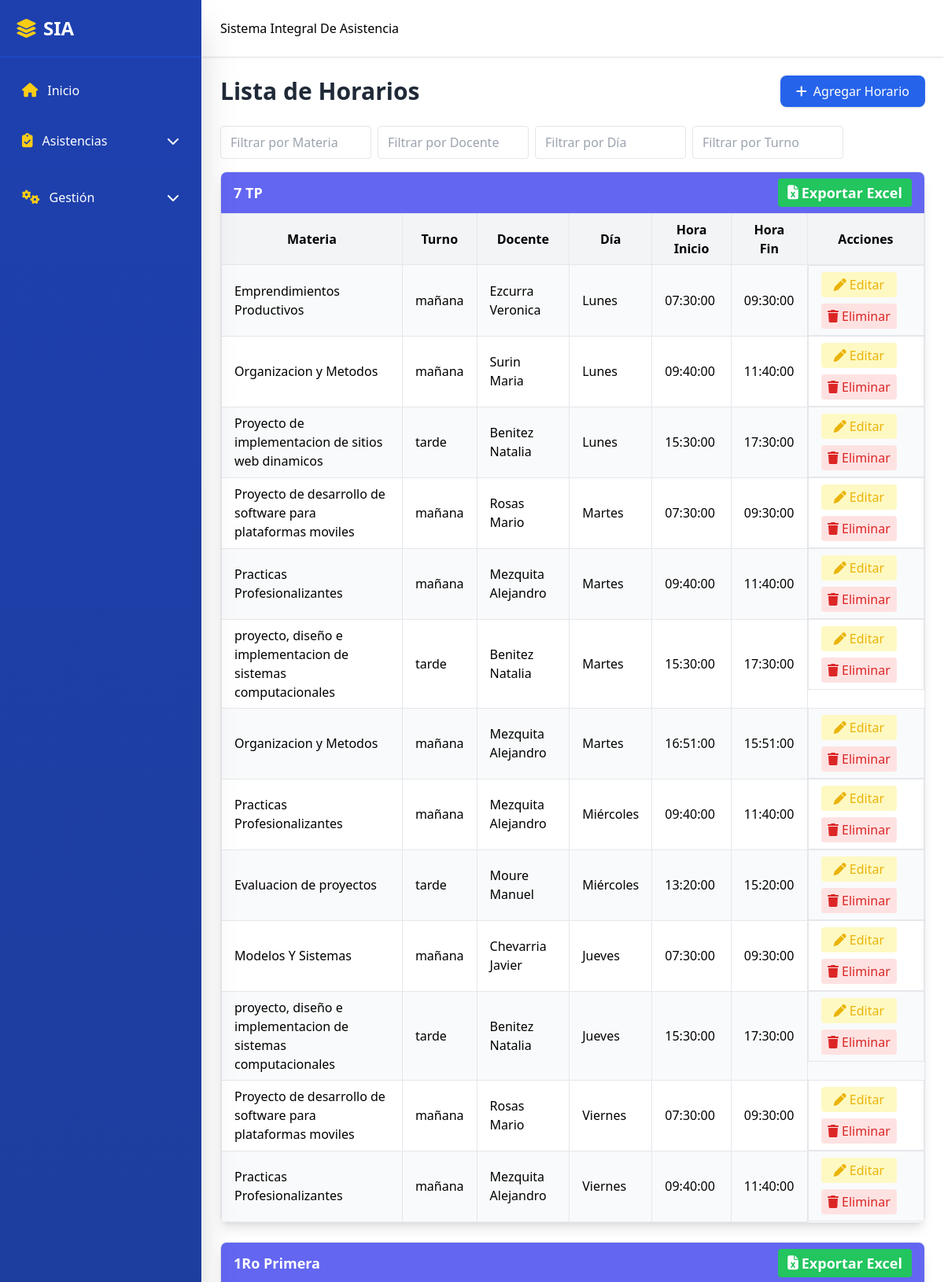
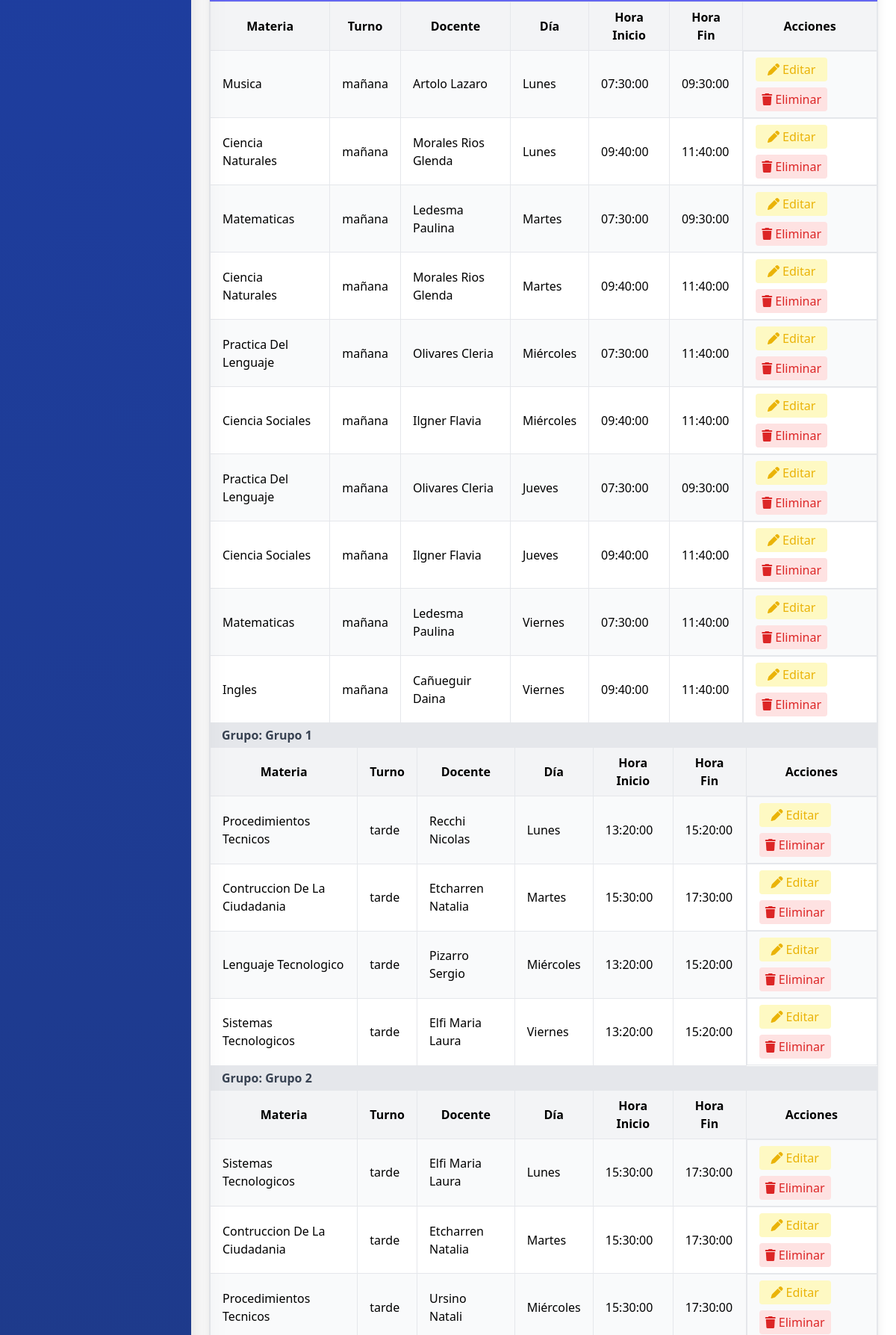
Page /schedules.php (upper part) on the committed database (2 pictures, top to bottom).
### tables this page shows
CREATE TABLE `schedules` (
  `schedule_id` int(11) NOT NULL,
  `course_id` int(11) NOT NULL,
  `subject_id` int(11) NOT NULL,
  `teacher_id` int(11) NOT NULL,
  `weekday` enum('monday','tuesday','wednesday','thursday','friday','saturday') NOT NULL,
  `start_time` time NOT NULL,
  `end_time` time NOT NULL,
  `group_id` int(11) DEFAULT NULL
);

CREATE TABLE `subjects` (
  `subject_id` int(11) NOT NULL,
  `name` varchar(100) NOT NULL,
  `description` text DEFAULT NULL,
  `course_id` int(11) DEFAULT NULL,
  `turno` enum('mañana','tarde') NOT NULL
);

CREATE TABLE `teachers` (
  `teacher_id` int(11) NOT NULL,
  `user_id` int(11) DEFAULT NULL,
  `first_name` varchar(50) NOT NULL,
  `last_name` varchar(50) NOT NULL
);

CREATE TABLE `courses` (
  `course_id` int(11) NOT NULL,
  `name` varchar(100) NOT NULL,
  `description` text DEFAULT NULL,
  `technical_degree` varchar(50) DEFAULT NULL
);

### schedules.php (the view, shortened to what this page needs)
<?php
include 'includes/header.php';
include 'includes/sidebar.php';
include 'includes/navbar.php';
include 'includes/conn.php';
?>
<div class="flex-1 md:ml-64 transition-all duration-300">
  <br><br><br>
  <main class="pt-20 p-4 md:p-6">
    <div class="flex flex-col md:flex-row justify-between items-start md:items-center mb-6 gap-3 md:gap-0">
      <h1 class="text-3xl font-bold text-gray-800">Lista de Horarios</h1>
      <a href="javascript:void(0)" onclick="openModal('addScheduleModal')" class="inline-flex items-center bg-blue-600 text-white px-5 py-2 rounded-lg shadow hover:bg-blue-700 transition w-full md:w-auto justify-center">
        <i class="fa-solid fa-plus mr-2"></i> Agregar Horario
      </a>
    </div>
    <div class="flex flex-wrap gap-2 mb-4">
      <input type="text" id="filterSubject" placeholder="Filtrar por Materia" class="px-3 py-2 border rounded w-48">
      <input type="text" id="filterTeacher" placeholder="Filtrar por Docente" class="px-3 py-2 border rounded w-48">
      <input type="text" id="filterWeekday" placeholder="Filtrar por Día" class="px-3 py-2 border rounded w-48">
      <input type="text" id="filterShift" placeholder="Filtrar por Turno" class="px-3 py-2 border rounded w-48">
    </div>
    <?php
    try {
        $sql = "SELECT sch.schedule_id,
                       c.course_id, c.name AS course_name,
                       g.group_id, g.name AS group_name,
                       sub.subject_id, sub.name AS subject_name, sub.turno AS subject_shift,
                       t.teacher_id, t.first_name AS teacher_first, t.last_name AS teacher_last,
                       sch.weekday, sch.start_time, sch.end_time
                FROM schedules sch
                LEFT JOIN courses c ON sch.course_id = c.course_id
                LEFT JOIN groups g ON sch.group_id = g.group_id
                LEFT JOIN subjects sub ON sch.subject_id = sub.subject_id
                LEFT JOIN teachers t ON sch.teacher_id = t.teacher_id
                WHERE sch.weekday != 'Saturday'
                ORDER BY c.course_id, g.group_id, sch.weekday, sch.start_time";
        $stmt = $conn->query($sql);
        $schedules = $stmt->fetchAll();
        if ($schedules) {
            $grouped = [];
            foreach ($schedules as $sch) {
                $course = $sch['course_name'];
                $group = $sch['group_name'] ?? 'general';
                $grouped[$course][$group][] = $sch;
            }
            $weekdays_es = [
                'monday'    => 'Lunes',
                'tuesday'   => 'Martes',
                'wednesday' => 'Miércoles',
                'thursday'  => 'Jueves',
                'friday'    => 'Viernes'
            ];
            foreach ($grouped as $course => $groups) {
                echo "<div class='mb-6 border rounded-lg shadow-lg overflow-hidden'>";
                echo "<div class='bg-indigo-500 text-white px-4 py-2 font-bold text-lg flex justify-between items-center'>";
                echo "<span>{$course}</span>";
                echo "<a href='export_schedule.php?course_id={$groups[array_key_first($groups)][0]['course_id']}'
                        class='bg-green-500 hover:bg-green-700 text-white px-3 py-1 rounded flex items-center'>
                        <i class='fa-solid fa-file-excel mr-1'></i> Exportar Excel
                      </a>";
                echo "</div>";
                foreach ($groups as $group_name => $courseSchedules) {
                    if ($group_name !== 'general') {
                        echo "<div class='bg-gray-200 px-4 py-1 font-semibold text-gray-700'>Grupo: {$group_name}</div>";
                    }
                    echo "<div class='overflow-x-auto'>";
                    echo "<table class='min-w-full border-collapse' id='schedulesTable'>";
                    echo "<thead class='bg-gray-100'>
                            <tr>
                              <th class='px-4 py-2 border'>Materia</th>
                              <th class='px-4 py-2 border'>Turno</th>
                              <th class='px-4 py-2 border'>Docente</th>
                              <th class='px-4 py-2 border'>Día</th>
                              <th class='px-4 py-2 border'>Hora Inicio</th>
                              <th class='px-4 py-2 border'>Hora Fin</th>
                              <th class='px-4 py-2 border'>Acciones</th>
                            </tr>
                          </thead>";
                    echo "<tbody>";
                    foreach ($courseSchedules as $i => $sch) {
                        $rowClass = $i % 2 === 0 ? 'bg-gray-50' : 'bg-white';
                        $weekday_es = $weekdays_es[strtolower($sch['weekday'])] ?? ucfirst($sch['weekday']);
                        echo "<tr class='hover:bg-gray-100 {$rowClass}'>";
                        echo "<td class='px-4 py-2 border'>{$sch['subject_name']}</td>";
                        echo "<td class='px-4 py-2 border'>{$sch['subject_shift']}</td>";
                        echo "<td class='px-4 py-2 border'>{$sch['teacher_last']}  {$sch['teacher_first']}</td>";
                        echo "<td class='px-4 py-2 border'>{$weekday_es}</td>";
                        echo "<td class='px-4 py-2 border'>{$sch['start_time']}</td>";
                        echo "<td class='px-4 py-2 border'>{$sch['end_time']}</td>";
                        echo "<td class='px-4 py-2 border flex flex-wrap gap-2'>
                                <a href='javascript:void(0)'
                                   onclick='openEditModalSchedule(".json_encode($sch).")'
                                   class='text-yellow-500 hover:text-yellow-700 bg-yellow-100 px-3 py-1 rounded flex items-center justify-center w-24'>
                                   <i class='fa-solid fa-pen mr-1'></i>Editar
                                </a>
                                <a href='schedules_back/delete_schedule.php?id={$sch['schedule_id']}'
                                   class='text-red-600 hover:text-red-800 bg-red-100 px-3 py-1 rounded flex items-center justify-center w-24'
                                   onclick=\"return confirm('¿Estás seguro de eliminar este horario?')\">
                                   <i class='fa-solid fa-trash mr-1'></i>Eliminar
                                </a>
                              </td>";
                        echo "</tr>";
                    }
                    echo "</tbody></table></div>";
                }
                echo "</div>";
            }
        } else {
            echo "<p class='text-center text-gray-500'>No hay horarios registrados</p>";
        }
    } catch (PDOException $e) {
        echo "<p class='text-center text-red-600'>Error: {$e->getMessage()}</p>";
    }
    ?>
  </main>
</div>

### rows in the picture
schedules: course "7 TP", subject.name "Emprendimientos Productivos", subject.turno "mañana", teacher.last_name "Ezcurra", teacher.first_name "Veronica", weekday "Lunes", start_time "07:30:00", end_time "09:30:00"
schedules: subject.name "Organizacion y Metodos", subject.turno "mañana", teacher.last_name "Surin", teacher.first_name "Maria", weekday "Lunes", start_time "09:40:00", end_time "11:40:00"
schedules: subject.name "Proyecto de implementacion de sitios web dinamicos", subject.turno "tarde", teacher.last_name "Benitez", teacher.first_name "Natalia", weekday "Lunes", start_time "15:30:00", end_time "17:30:00"
schedules: subject.name "Proyecto de desarrollo de software para plataformas moviles", subject.turno "mañana", teacher.last_name "Rosas", teacher.first_name "Mario", weekday "Martes", start_time "07:30:00", end_time "09:30:00"
schedules: subject.name "Practicas Profesionalizantes", subject.turno "mañana", teacher.last_name "Mezquita", teacher.first_name "Alejandro", weekday "Martes", start_time "09:40:00", end_time "11:40:00"
schedules: subject.name "proyecto, diseño e implementacion de sistemas computacionales", subject.turno "tarde", teacher.last_name "Benitez", teacher.first_name "Natalia", weekday "Martes", start_time "15:30:00", end_time "17:30:00"
schedules: subject.name "Organizacion y Metodos", subject.turno "mañana", teacher.last_name "Mezquita", teacher.first_name "Alejandro", weekday "Martes", start_time "16:51:00", end_time "15:51:00"
schedules: subject.name "Practicas Profesionalizantes", subject.turno "mañana", teacher.last_name "Mezquita", teacher.first_name "Alejandro", weekday "Miércoles", start_time "09:40:00", end_time "11:40:00"
schedules: subject.name "Evaluacion de proyectos", subject.turno "tarde", teacher.last_name "Moure", teacher.first_name "Manuel", weekday "Miércoles", start_time "13:20:00", end_time "15:20:00"
schedules: subject.name "Modelos Y Sistemas", subject.turno "mañana", teacher.last_name "Chevarria", teacher.first_name "Javier", weekday "Jueves", start_time "07:30:00", end_time "09:30:00"
schedules: subject.name "proyecto, diseño e implementacion de sistemas computacionales", subject.turno "tarde", teacher.last_name "Benitez", teacher.first_name "Natalia", weekday "Jueves", start_time "15:30:00", end_time "17:30:00"
schedules: subject.name "Proyecto de desarrollo de software para plataformas moviles", subject.turno "mañana", teacher.last_name "Rosas", teacher.first_name "Mario", weekday "Viernes", start_time "07:30:00", end_time "09:30:00"
schedules: subject.name "Practicas Profesionalizantes", subject.turno "mañana", teacher.last_name "Mezquita", teacher.first_name "Alejandro", weekday "Viernes", start_time "09:40:00", end_time "11:40:00"
schedules: course.name "1Ro Primera", group_name "Grupo 1", group_name "Grupo 2"
schedules: subject.name "Musica", subject.turno "mañana", teacher.last_name "Artolo", teacher.first_name "Lazaro", weekday "Lunes", start_time "07:30:00", end_time "09:30:00"
schedules: subject.name "Ciencia Naturales", subject.turno "mañana", teacher.last_name "Morales Rios", teacher.first_name "Glenda", weekday "Lunes", start_time "09:40:00", end_time "11:40:00"
schedules: subject.name "Matematicas", subject.turno "mañana", teacher.last_name "Ledesma", teacher.first_name "Paulina", weekday "Martes", start_time "07:30:00", end_time "09:30:00"
schedules: subject.name "Ciencia Naturales", subject.turno "mañana", teacher.last_name "Morales Rios", teacher.first_name "Glenda", weekday "Martes", start_time "09:40:00", end_time "11:40:00"
schedules: subject.name "Practica Del Lenguaje", subject.turno "mañana", teacher.last_name "Olivares", teacher.first_name "Cleria", weekday "Miércoles", start_time "07:30:00", end_time "11:40:00"
schedules: subject.name "Ciencia Sociales", subject.turno "mañana", teacher.last_name "Ilgner", teacher.first_name "Flavia", weekday "Miércoles", start_time "09:40:00", end_time "11:40:00"
schedules: subject.name "Practica Del Lenguaje", subject.turno "mañana", teacher.last_name "Olivares", teacher.first_name "Cleria", weekday "Jueves", start_time "07:30:00", end_time "09:30:00"
schedules: subject.name "Ciencia Sociales", subject.turno "mañana", teacher.last_name "Ilgner", teacher.first_name "Flavia", weekday "Jueves", start_time "09:40:00", end_time "11:40:00"
schedules: subject.name "Matematicas", subject.turno "mañana", teacher.last_name "Ledesma", teacher.first_name "Paulina", weekday "Viernes", start_time "07:30:00", end_time "11:40:00"
schedules: subject.name "Ingles", subject.turno "mañana", teacher.last_name "Cañueguir", teacher.first_name "Daina", weekday "Viernes", start_time "09:40:00", end_time "11:40:00"
schedules: subject.name "Procedimientos Tecnicos", subject.turno "tarde", teacher.last_name "Recchi", teacher.first_name "Nicolas", weekday "Lunes", start_time "13:20:00", end_time "15:20:00"
schedules: subject.name "Contruccion De La Ciudadania", subject.turno "tarde", teacher.last_name "Etcharren", teacher.first_name "Natalia", weekday "Martes", start_time "15:30:00", end_time "17:30:00"
schedules: subject.name "Lenguaje Tecnologico", subject.turno "tarde", teacher.last_name "Pizarro", teacher.first_name "Sergio", weekday "Miércoles", start_time "13:20:00", end_time "15:20:00"
schedules: subject.name "Sistemas Tecnologicos", subject.turno "tarde", teacher.last_name "Elfi", teacher.first_name "Maria Laura", weekday "Viernes", start_time "13:20:00", end_time "15:20:00"
schedules: subject.name "Sistemas Tecnologicos", subject.turno "tarde", teacher.last_name "Elfi", teacher.first_name "Maria Laura", weekday "Lunes", start_time "15:30:00", end_time "17:30:00"
schedules: subject.name "Contruccion De La Ciudadania", subject.turno "tarde", teacher.last_name "Etcharren", teacher.first_name "Natalia", weekday "Martes", start_time "15:30:00", end_time "17:30:00"
schedules: subject.name "Procedimientos Tecnicos", subject.turno "tarde", teacher.last_name "Ursino", teacher.first_name "Natali", weekday "Miércoles", start_time "15:30:00", end_time "17:30:00"
